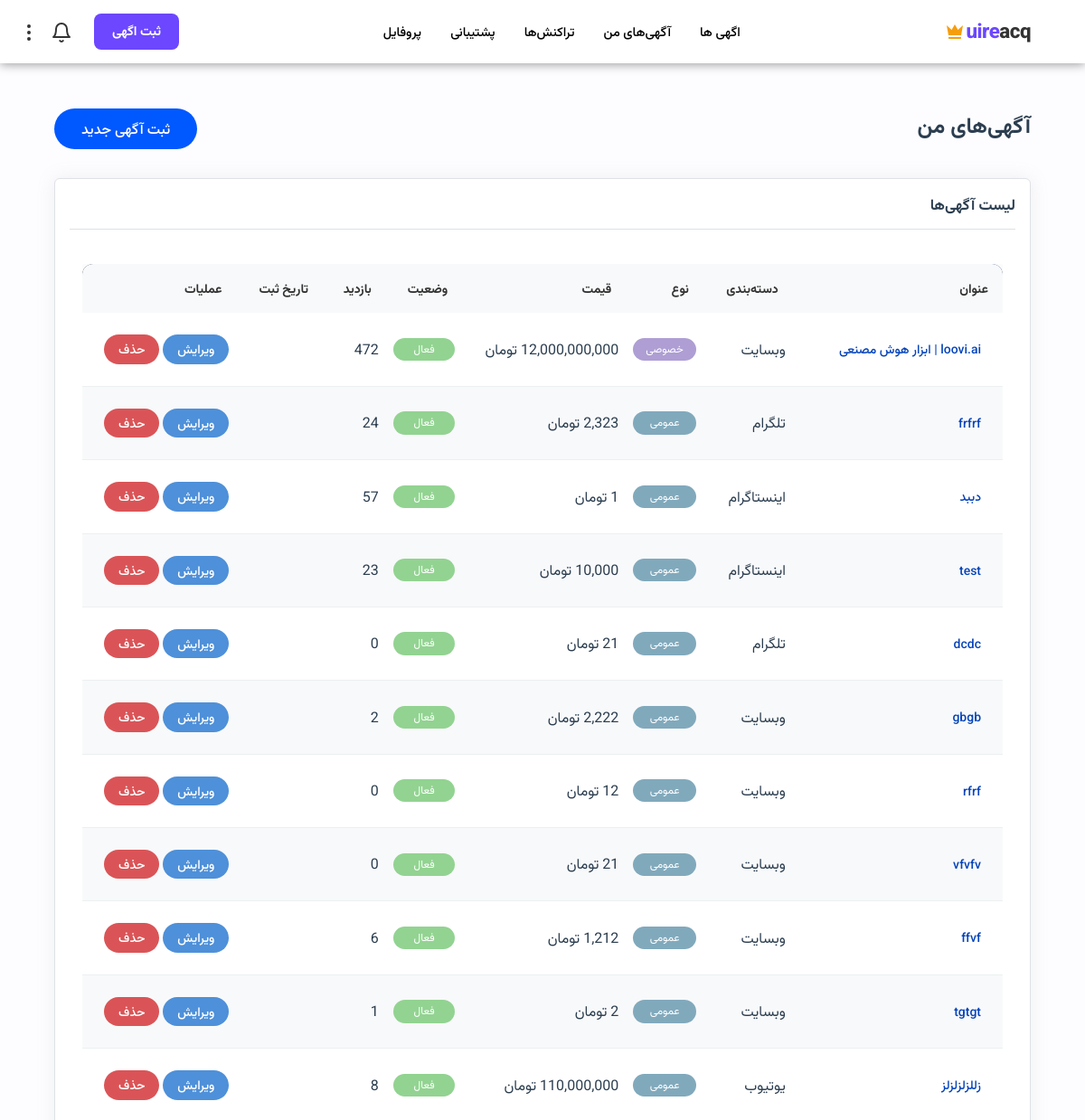
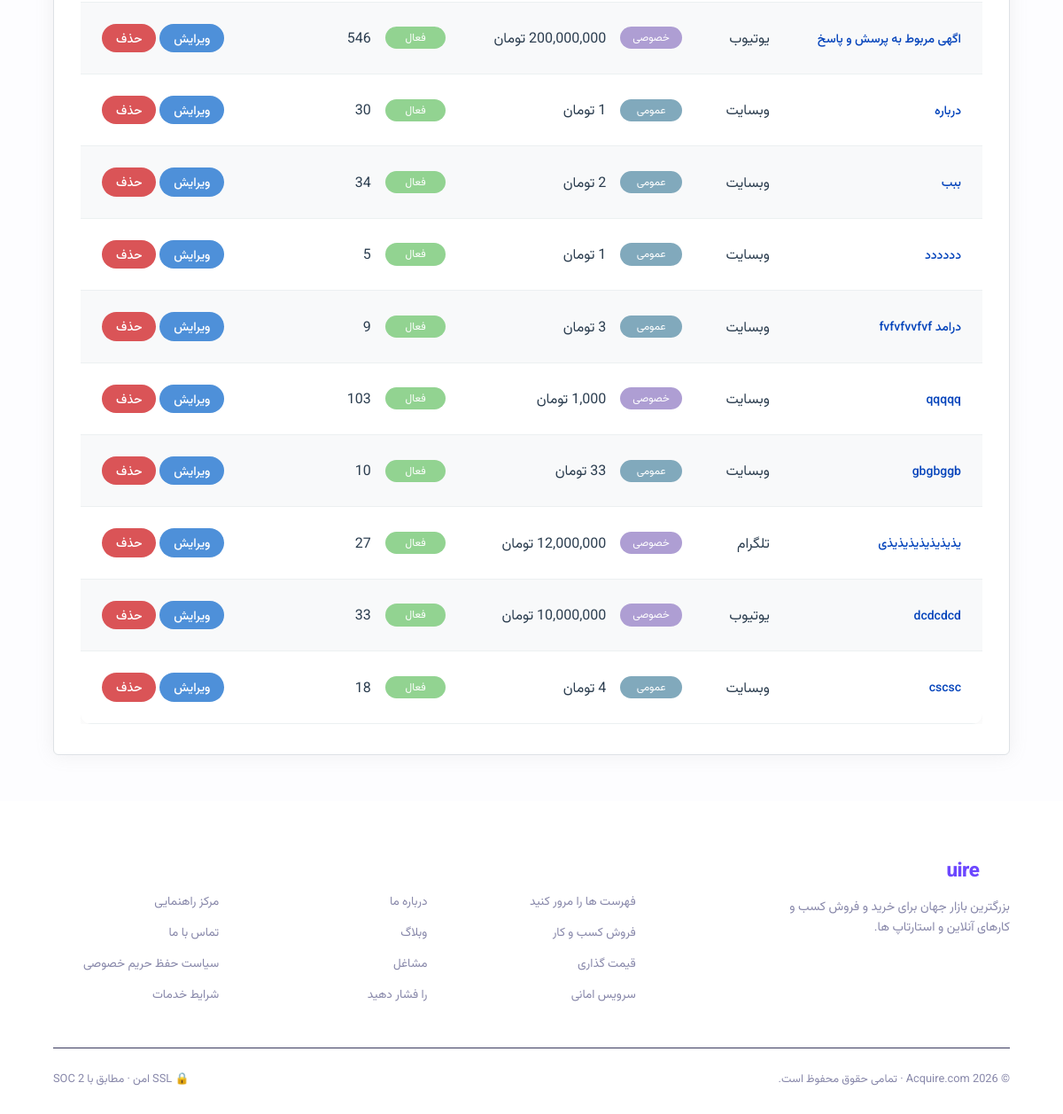
The app's page /listings/my-listings/ (signed in) with its own data (2 pictures, top to bottom).
### listings/models.py (models this page shows, shortened)
class Listing(models.Model):
    STATUS_CHOICES = [
        ('pending', 'در انتظار تایید'),
        ('active', 'فعال'),
        ('sold', 'فروخته شده'),
        ('rejected', 'رد شده'),
        ('deleted', 'حذف شده'),
    ]
    seller = models.ForeignKey(settings.AUTH_USER_MODEL, on_delete=models.CASCADE, related_name='listings', verbose_name='فروشنده')
    category = models.ForeignKey(Category, on_delete=models.SET_NULL, null=True, blank=True, verbose_name='دسته‌بندی')
    title = models.CharField(max_length=200, verbose_name='عنوان')
    description = models.TextField(verbose_name='توضیحات')
    location = models.CharField(max_length=200, null=True, blank=True, verbose_name='موقعیت')
    price = models.DecimalField(max_digits=12, decimal_places=0, verbose_name='قیمت')
    discount_price = models.DecimalField(max_digits=12, decimal_places=0, null=True, blank=True, verbose_name='قیمت با تخفیف')
    about_platform = models.TextField(null=True, blank=True, verbose_name='درباره پلتفرم')
    platform_url = models.URLField(blank=True, verbose_name='آدرس پلتفرم')
    followers_count = models.IntegerField(default=0, blank=True, verbose_name='تعداد فالوور')
    monthly_income = models.DecimalField(null=True, blank=True, max_digits=12, decimal_places=0, verbose_name='درآمد ماهانه')
    platform_age = models.IntegerField(default=0, blank=True, verbose_name='سن پلتفرم (ماه)')
    most_like = models.IntegerField(null=True, blank=True, verbose_name='بیشترین لایک')
    most_view = models.IntegerField(null=True, blank=True, verbose_name='بیشترین بازدید')
    most_comment = models.IntegerField(null=True, blank=True, verbose_name='بیشترین کامنت')
    main_image = models.ImageField(upload_to='listings/images/', verbose_name='تصویر اصلی')
    boost = models.BooleanField(default=False, verbose_name='آگهی پیشرفته')
    premier = models.BooleanField(default=False, verbose_name='آگهی برتر')
    is_income = models.BooleanField(default=True, verbose_name='آگهی به درآمد رسیده')
    is_verified = models.BooleanField(default=False, verbose_name='اطلاعات مورد تایید است')
    is_private = models.BooleanField(default=False, verbose_name='آگهی خصوصی')
    status = models.CharField(max_length=20, choices=STATUS_CHOICES, default='pending', verbose_name='وضعیت')
    rejection_reason = models.TextField(blank=True, null=True, verbose_name='دلیل رد')
    views_count = models.IntegerField(default=0, verbose_name='تعداد بازدید')
    created_at = models.DateTimeField(auto_now_add=True, verbose_name='تاریخ ایجاد')
    updated_at = models.DateTimeField(auto_now=True, verbose_name='تاریخ بروزرسانی')
    total_revenue = models.DecimalField(max_digits=12, decimal_places=0, null=True, blank=True, verbose_name='درآمد کل')
    total_profit = models.DecimalField(max_digits=12, decimal_places=0, null=True, blank=True, verbose_name='سود کل')
    avg_monthly_revenue = models.DecimalField(max_digits=12, decimal_places=0, null=True, blank=True, verbose_name='میانگین درآمد ماهانه')
    avg_monthly_profit = models.DecimalField(max_digits=12, decimal_places=0, null=True, blank=True, verbose_name='میانگین سود ماهانه')
    profit_margin = models.DecimalField(max_digits=5, decimal_places=2, null=True, blank=True, verbose_name='حاشیه سود (درصد)')
    profit_multiplier = models.DecimalField(max_digits=5, decimal_places=2, null=True, blank=True, verbose_name='ضریب سود')
    revenue_multiplier = models.DecimalField(max_digits=5, decimal_places=2, null=True, blank=True, verbose_name='ضریب درآمد')
    post_sale_support = models.TextField(null=True, blank=True, verbose_name='پشتیبانی پس از فروش')
    class Meta:
        ordering = ['-boost', '-premier', '-created_at']
        verbose_name = 'آگهی'
        verbose_name_plural = 'آگهی‌ها'

class Category(models.Model):
    PLATFORM_CHOICES = [
        ('website', 'وبسایت'),
        ('instagram', 'اینستاگرام'),
        ('telegram', 'تلگرام'),
        ('youtube', 'یوتیوب'),
        ('aparat', 'آپارات'),
        ('other', 'سایر'),
    ]
    name = models.CharField(max_length=100, verbose_name='نام')
    platform = models.CharField(max_length=20, choices=PLATFORM_CHOICES, verbose_name='پلتفرم')
    description = models.TextField(blank=True, verbose_name='توضیحات')
    class Meta:
        verbose_name = 'دسته‌بندی'
        verbose_name_plural = 'دسته‌بندی‌ها'

### listings/views.py (the view)
# urls.py: path('my-listings/', views.my_listings, name='my_listings'),
@login_required
def my_listings(request):
    listings = Listing.objects.filter(seller=request.user)
    pending_requests = VisitRequest.objects.filter(
        listing__seller=request.user,
        status='pending'
    ).select_related('listing', 'requester')
    return render(request, 'listings/my_listings.html', {
        'listings': listings,
        'pending_requests': pending_requests
    })

### listings/templatetags/custom_tags.py (called while the page is built)
@register.filter(name='split_number')
def split_number(value):
    try:
        return f"{int(value):,}"
    except (ValueError, TypeError):
        return value

### listings/templatetags/date_filters.py (called while the page is built)
@register.filter
def jalali_date_numeric(value):
    if not value:
        return ""
    j_date = jdatetime.datetime.fromgregorian(datetime=value)
    return j_date.strftime("%Y/%m/%d")

### notifications/context_processors.py (called while the page is built)
def unread_notifications_count(request):
    if request.user.is_authenticated:
        count = Notification.objects.filter(recipient=request.user, is_read=False).count()
        return {'unread_notifications_count': count}
    return {'unread_notifications_count': 0}

### templates/listings/my_listings.html (shortened to what this page needs)
{% extends 'base.html' %}
{% load custom_tags %}
{% load date_filters %}
{% block content %}
<div class="btn-listing-create">
    <h2 class="mb-4">آگهی‌های من</h2>
    <a href="{% url 'listings:listing_create' %}" class="btn btn-success mb-3">ثبت آگهی جدید</a>
</div>
<div class="card">
    <div class="card-header">
        <h5 class="mb-0">لیست آگهی‌ها</h5>
        <hr>
    </div>
    <div class="card-body">
        <div class="table-responsive">
            <table class="table table-striped">
                <thead>
                    <tr>
                        <th>عنوان</th>
                        <th>دسته‌بندی</th>
                        <th>نوع</th>
                        <th>قیمت</th>
                        <th>وضعیت</th>
                        <th>بازدید</th>
                        <th>تاریخ ثبت</th>
                        <th>عملیات</th>
                    </tr>
                </thead>
                <tbody>
                    {% for listing in listings %}
                    <tr>
                        <td>
                            <a href="{% url 'listings:listing_detail' listing.pk %}" class="btn btn-sm btn-link"
                                onclick="event.stopPropagation();">
                                {{ listing.title }}
                            </a>
                        </td>
                        <td>{{ listing.category.name }}</td>
                        <td>
                            {% if listing.is_private %}
                            <span class="badge tag-private">خصوصی</span>
                            {% else %}
                            <span class="badge tag-general">عمومی</span>
                            {% endif %}
                        </td>
                        <td>{{ listing.price|split_number }} تومان</td>
                        <td>
                            <span
                                class="badge tag-{% if listing.status == 'active' %}active{% elif listing.status == 'sold' %}sold{% elif listing.status == 'rejected' %}not-accepted{% elif listing.status == 'deleted' %}deleted{% else %}waiting{% endif %}">
                                {{ listing.get_status_display }}
                            </span>
                        </td>
                        <td>{{ listing.views_count|split_number }}</td>
                        <td>{{ listing.created_at|jalali_date_numeric }}</td>
                        <td onclick="event.stopPropagation();">
                            {% if listing.status != 'deleted' and listing.status != 'sold' %}
                            <a href="{% url 'listings:listing_edit' listing.pk %}"
                                class="btn btn-sm btn-edit">ویرایش</a>
                            <a href="{% url 'listings:listing_delete' listing.pk %}"
                                class="btn btn-sm btn-remove">حذف</a>
                            {% endif %}
                        </td>
                    </tr>
                    {% empty %}
                    <tr>
                        <td colspan="8" class="text-center">شما هنوز آگهی ثبت نکرده‌اید.</td>
                    </tr>
                    {% endfor %}
                </tbody>
            </table>
        </div>
    </div>
</div>
{% endblock %}

### records on screen
Listing: title "loovi.ai | ابزار هوش مصنعی", category.name "وبسایت", is_private "خصوصی", price|split_number "12,000,000,000", status "فعال", views_count|split_number "472", shows "ویرایش"
Listing: title "frfrf", category.name "تلگرام", is_private "عمومی", status "فعال", views_count|split_number "24", shows "ویرایش"
Listing: title "دببد", category.name "اینستاگرام", is_private "عمومی", status "فعال", views_count|split_number "57", shows "ویرایش"
Listing: title "test", category.name "اینستاگرام", is_private "عمومی", status "فعال", views_count|split_number "23", shows "ویرایش"
Listing: title "dcdc", category.name "تلگرام", is_private "عمومی", status "فعال", views_count|split_number "0", shows "ویرایش"
Listing: title "gbgb", category.name "وبسایت", is_private "عمومی", status "فعال", views_count|split_number "2", shows "ویرایش"
Listing: title "rfrf", category.name "وبسایت", is_private "عمومی", status "فعال", views_count|split_number "0", shows "ویرایش"
Listing: title "vfvfv", category.name "وبسایت", is_private "عمومی", status "فعال", views_count|split_number "0", shows "ویرایش"
Listing: title "ffvf", category.name "وبسایت", is_private "عمومی", status "فعال", views_count|split_number "6", shows "ویرایش"
Listing: title "tgtgt", category.name "وبسایت", is_private "عمومی", status "فعال", views_count|split_number "1", shows "ویرایش"
Listing: title "زللزلزلزلز", category.name "یوتیوب", is_private "عمومی", status "فعال", views_count|split_number "8", shows "ویرایش"
Listing: title "اگهی مربوط به پرسش و پاسخ", category.name "یوتیوب", is_private "خصوصی", price|split_number "200,000,000", status "فعال", views_count|split_number "546", shows "ویرایش"
Listing: title "درباره", category.name "وبسایت", is_private "عمومی", status "فعال", views_count|split_number "30", shows "ویرایش"
Listing: title "ببب", category.name "وبسایت", is_private "عمومی", status "فعال", views_count|split_number "34", shows "ویرایش"
Listing: title "دددددد", category.name "وبسایت", is_private "عمومی", status "فعال", views_count|split_number "5", shows "ویرایش"
Listing: title "درامد fvfvfvvfvf", category.name "وبسایت", is_private "عمومی", status "فعال", views_count|split_number "9", shows "ویرایش"
Listing: title "qqqqq", category.name "وبسایت", is_private "خصوصی", status "فعال", views_count|split_number "103", shows "ویرایش"
Listing: title "gbgbggb", category.name "وبسایت", is_private "عمومی", status "فعال", views_count|split_number "10", shows "ویرایش"
Listing: title "یذیذیذیذیذیذیذی", category.name "تلگرام", is_private "خصوصی", status "فعال", views_count|split_number "27", shows "ویرایش"
Listing: title "dcdcdcd", category.name "یوتیوب", is_private "خصوصی", status "فعال", views_count|split_number "33", shows "ویرایش"
Listing: title "cscsc", category.name "وبسایت", is_private "عمومی", price|split_number "4", status "فعال", views_count|split_number "18", shows "ویرایش"
